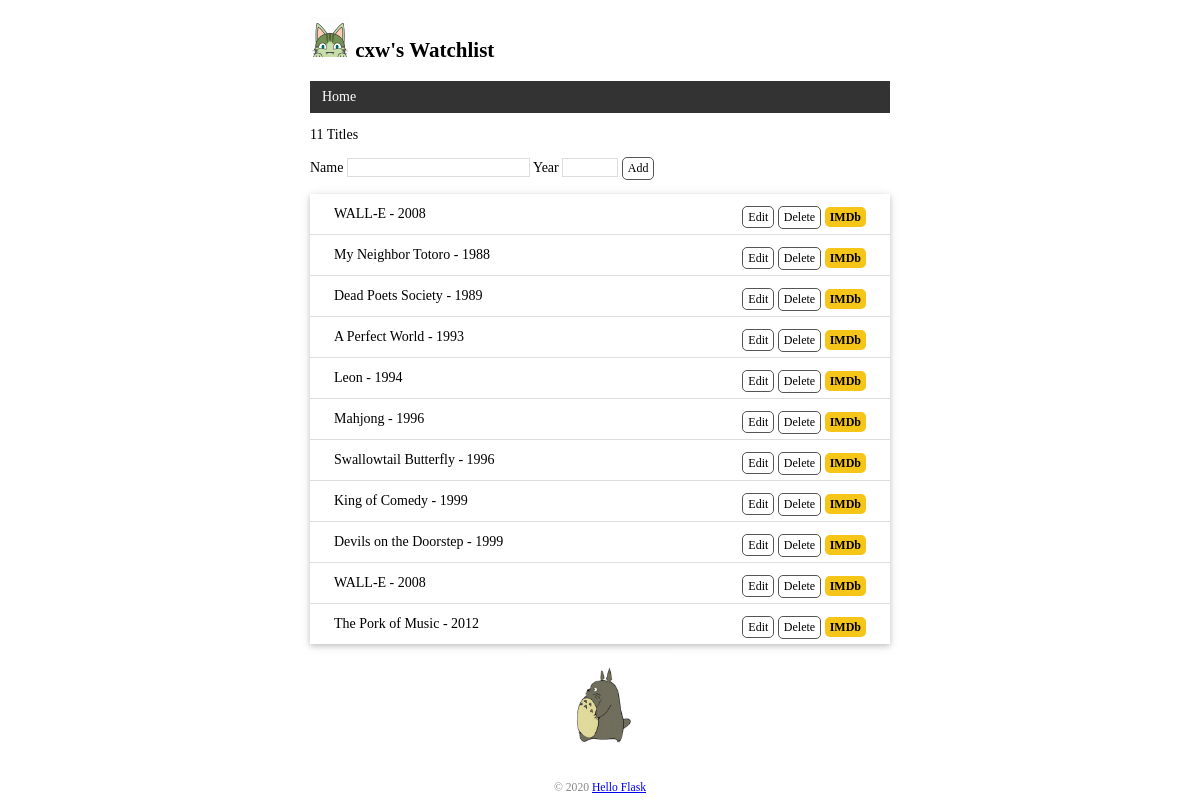
Before: / with the older database file.
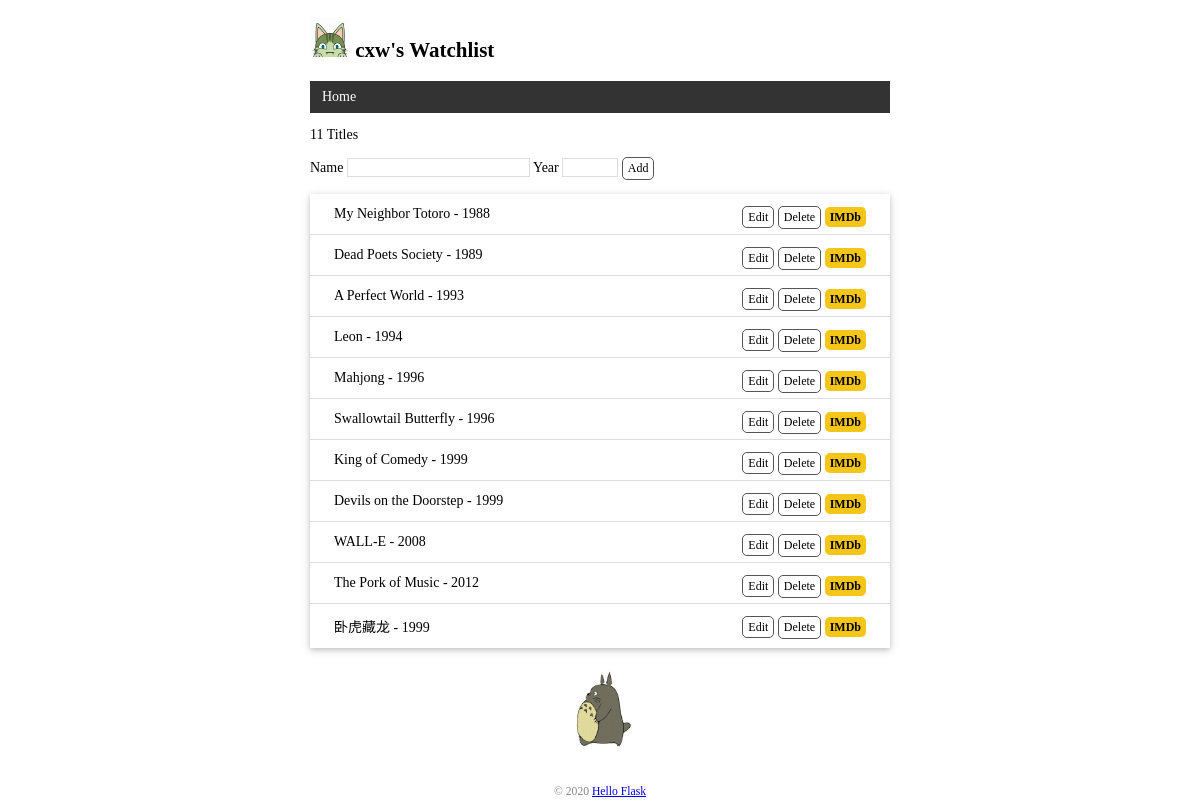
After: the same page with the newer database file.
### app.py (models this page shows)
class User(db.Model):
    id = db.Column(db.Integer, primary_key=True)
    name = db.Column(db.String(20))

class Movie(db.Model):
    id = db.Column(db.Integer, primary_key=True)
    title = db.Column(db.String(60))
    year = db.Column(db.String(4))

### app.py (the view, shortened to what this page needs)
@app.route("/", methods=['GET', 'POST'])
def index():
    user = User.query.first()
    movies = Movie.query.all()
    return render_template('index.html', user=user, movies=movies)

### app.py (called while the page is built)
@app.context_processor
def inject_user():
    user = User.query.first()
    return dict(user=user)

### templates/index.html
{% extends 'base.html' %}
{% block content %}
    <p>{{ movies|length }} Titles</p>
    <form action="" method="post">
        Name <input type="text" name="title" autocomplete="off" required>
        Year <input type="text" name="year" autocomplete="off" required>
        <input type="submit" name="submit" value="Add" class="btn">
    </form>
    <ul class="movie-list">
        {% for movie in movies %}
            <li>{{ movie.title }} - {{ movie.year }}
                <span class="float-right">
                    <a class="btn" href="{{ url_for("edit", movie_id=movie.id) }}">Edit</a>
                    <form action="{{ url_for("delete", movie_id=movie.id) }}" method="post" class="inline-form">
                        <input type="submit" name="delete" value="Delete" class="btn"
                               onclick="return confirm('Are you sure?')">
                    </form>
                    <a class="imdb" href="https://www.imdb.com/find?q={{ movie.title }}" target="_blank"
                       title="Find this movie on IMDb">IMDb</a>
                </span>
            </li>
        {% endfor %}
    </ul>
    <img src="{{ url_for('static', filename='images/totoro.gif') }}" alt="Walking Totoro" class="totoro"
         title="to-to-ro">
{% endblock %}

### templates/base.html (shortened to what this page needs)
<!DOCTYPE html>
<html lang="en">
<head>
    {% block head %}
        <link rel="stylesheet" href="{{ url_for('static', filename='style.css') }}" type="text/css">
    {% endblock %}
</head>
<body>
<h2>
    <img src="{{ url_for('static', filename='images/avatar.png') }}" alt="Avatar" class="avatar">
    {{ user.name }}'s Watchlist
</h2>
<nav>
    <ul>
        <li><a href="{{ url_for('index') }}">Home</a></li>
    </ul>
</nav>
{% block content %}{% endblock %}
<footer>
    <small>&copy; 2020 <a href="http://helloflask.com/tutorial">Hello Flask</a></small>
</footer>
</body>
</html>

### static/style.css (style rules this page uses)
body { margin: auto; max-width: 580px; font-size: 14px; font-family: menlo; }
footer { color: #888; margin-top: 15px; text-align: center; padding: 10px; }
.avatar { width: 40px; }
.movie-list { list-style-type: none; padding: 0; margin-bottom: 10px; box-shadow: 0 2px 5px 0 rgba(0, 0, 0, 0.16), 0 2px 10px 0 rgba(0, 0, 0, 0.12); }
.movie-list li { padding: 12px 24px; border-bottom: 1px solid #ddd; }
.movie-list li:last-child { border-bottom: none; }
.totoro { display: block; margin: 0 auto; height: 100px; }
.float-right { float: right; }
nav ul { list-style-type: none; margin: 0; padding: 0; overflow: hidden; background-color: #333; }
nav li { float: left; }
nav li a { display: block; color: white; text-align: center; padding: 8px 12px; text-decoration: none; }
.imdb { font-size: 12px; font-weight: bold; color: black; text-decoration: none; background: #F5C518; border-radius: 5px; padding: 3px 5px; }
input[type=submit] { font-family: inherit; }
input[type=text] { border: 1px solid #ddd; }
input[name=year] { width: 50px; }
.btn { font-size: 12px; padding: 3px 5px; text-decoration: none; cursor: pointer; background-color: white; color: black; border: 1px solid #555555; border-radius: 5px; }
.inline-form { display: inline; }

Changed rows visible on the page:
removed Movie: title "WALL-E", year "2008"
added Movie: title "卧虎藏龙", year "1999"
